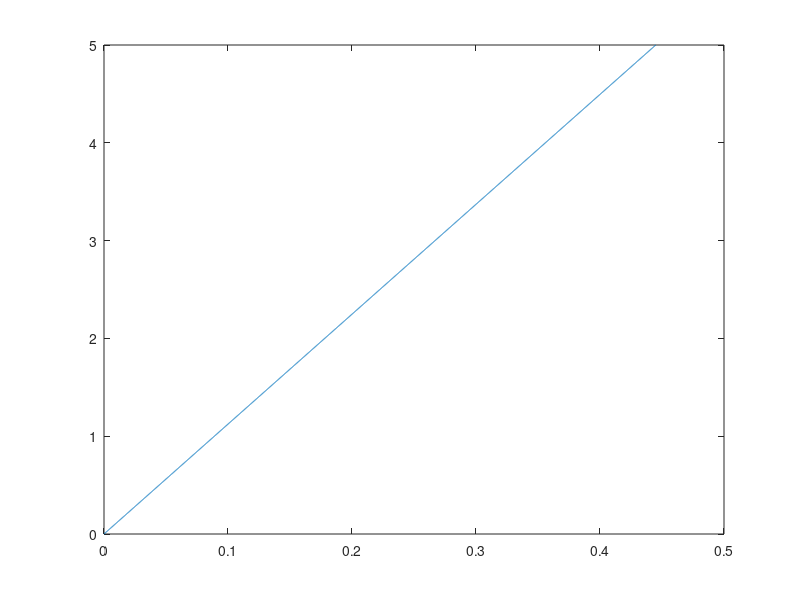

The MATLAB script that drew this image:
%%

% Flat and Corrugated Diaphragm Design Handbook by Mario Giovanni

force = 0:.001:5;
hole_rad = (4.75/2)*(10^-3);
shaft_rad = (4/2)*(10^-3);
membrane_thickness = 0.381*(10^-3);
elasticity = 0.5841*(10^6);
poisson = .5;

solidarity_ratio = hole_rad/shaft_rad;

displacement = force.*(hole_rad^2/(elasticity*membrane_thickness^3))*...
    (3*(1-poisson^2)/pi)*((solidarity_ratio^2-1)/(4*solidarity_ratio^2)...
    -(log(solidarity_ratio)^2)/(solidarity_ratio^2-1));

figure;
plot(displacement*1000,force)